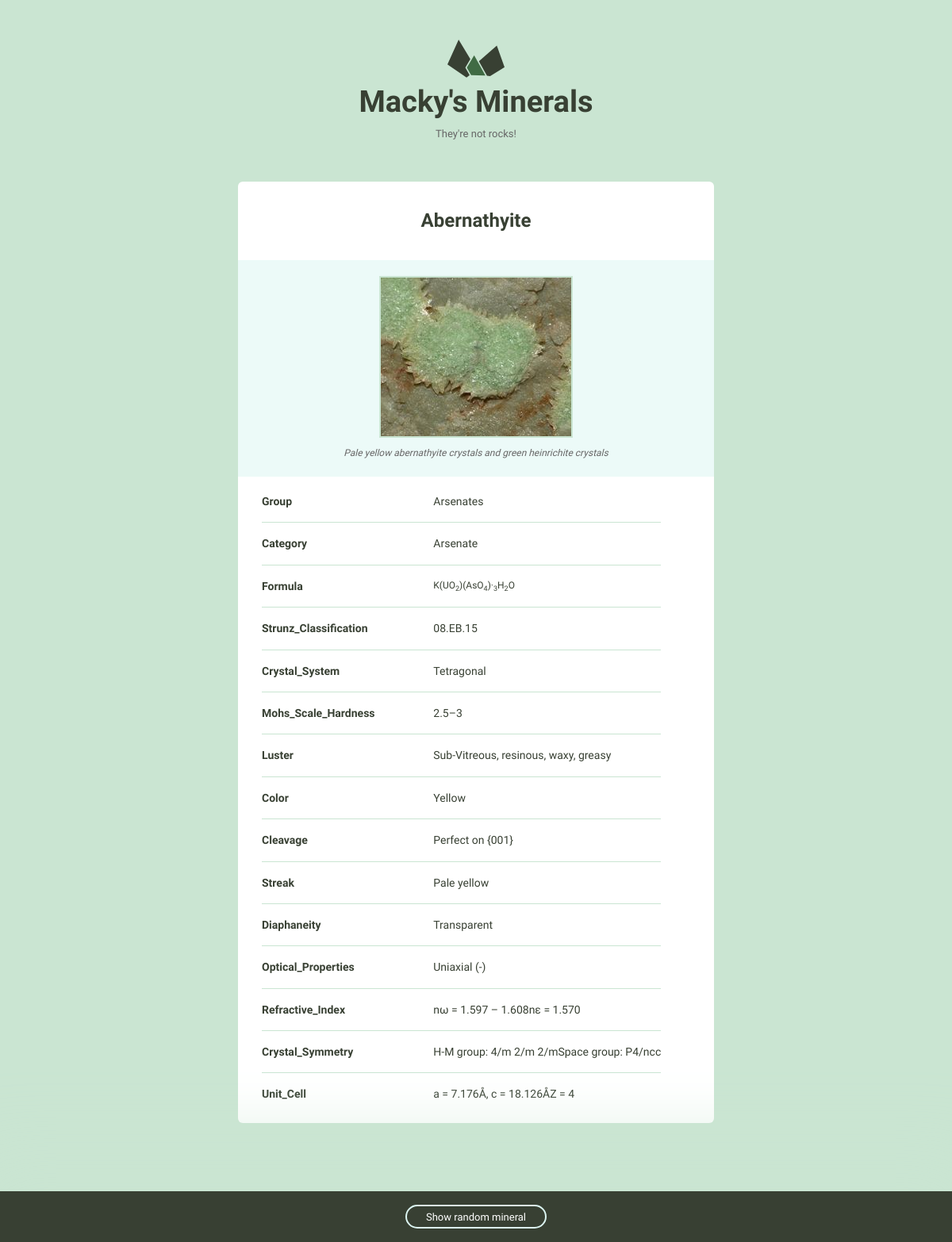
Page /minerals/2/ on the committed database.
### minerals/models.py (models this page shows, shortened)
class Mineral(models.Model):
    name = models.CharField(max_length=100)
    image_filename = models.CharField(max_length=200, null=True)
    image_caption = models.CharField(max_length=200, null=True)
    group = models.CharField(max_length=100, null=True)
    category = models.CharField(max_length=200, null=True)
    formula = models.CharField(max_length=200, null=True)
    strunz_classification = models.CharField(max_length=200, null=True)
    crystal_system = models.CharField(max_length=200, null=True)
    mohs_scale_hardness = models.CharField(max_length=200, null=True)
    luster = models.CharField(max_length=200, null=True)
    color = models.CharField(max_length=200, null=True)
    specific_gravity = models.CharField(max_length=200, null=True)
    cleavage = models.CharField(max_length=200, null=True)
    streak = models.CharField(max_length=200, null=True)
    diaphaneity = models.CharField(max_length=200, null=True)
    optical_properties = models.CharField(max_length=200, null=True)
    refractive_index = models.CharField(max_length=200, null=True)
    crystal_habit = models.CharField(max_length=200, null=True)
    crystal_symmetry = models.CharField(max_length=200, null=True)
    unit_cell = models.CharField(max_length=200, null=True)
    class Meta:
        ordering = ['name', ]

### minerals/views.py (the view)
# urls.py: url(r'(?P<pk>\d+)/$', views.mineral_detail, name='detail')
def mineral_detail(request, pk):
    mineral = model_to_dict(get_object_or_404(Mineral, pk=pk))
    header = OrderedDict()
    if 'id' in mineral:
        header.update({'id': mineral.pop('id')})
    if 'name' in mineral:
        header.update({'name': mineral.pop('name')})
    if 'image_filename' in mineral:
        header.update({'image_filename': mineral.pop('image_filename')})
    if 'image_caption' in mineral:
        header.update({'image_caption': mineral.pop('image_caption')})
    body = OrderedDict()
    if 'group' in mineral:
        body.update({'group': mineral.pop('group')})
    if 'category' in mineral:
        body.update({'category': mineral.pop('category')})
    if 'formula' in mineral:
        body.update({'formula': mineral.pop('formula')})
    if 'strunz_classification' in mineral:
        body.update({
            'strunz_classification': mineral.pop('strunz_classification')})
    if 'crystal_system' in mineral:
        body.update({'crystal_system': mineral.pop('crystal_system')})
    if 'mohs_scale_hardness' in mineral:
        body.update({
            'mohs_scale_hardness': mineral.pop('mohs_scale_hardness')})
    return render(request, 'minerals/detail.html', {
        'header': header,
        'body': body,
        'mineral': mineral,
        'rand_pk': rand_mineral()
    })

### minerals/views.py (called while the page is built)
def rand_mineral():
    rand_pk = randint(1, Mineral.objects.all().count())
    return rand_pk

### minerals/templates/minerals/detail.html (shortened to what this page needs)
{% extends 'layout.html' %}
{% load static from staticfiles %}
{% block content %}
    <div class="grid-100 mineral__container">
      <h1 class="mineral__name">{{ header.name }}</h1>
      <div class="mineral__image-bg">
        <img class="mineral__image" src="{% static 'minerals/img' %}/{{ header.name }}.jpg" alt="{{ header.name|title }}">
        <p class="mineral__caption">{{ header.image_caption }}</p>
      </div>
      <div class="mineral__table-container">
        <table class="mineral__table">
            {% for field, value in body.items %}
                {% if value %}
                <tr>
                    <td class="mineral__category">{{ field|title }}</td>
                    {% if field == 'formula' %}
                        <td class="mineral__formula">{{ value|safe }}
                    {% else %}
                        <td>{{ value|safe }}</td>
                    {% endif %}
                </tr>
                {% endif %}
            {% endfor %}
            {% for field, value in mineral.items %}
                {% if value %}
                <tr>
                    <td class="mineral__category">{{ field|title }}</td>
                   <td>{{ value|safe }}</td>
                </tr>
                {% endif %}
            {% endfor %}
        </table>
      </div>
    </div>
{% endblock %}
{% block rand_mineral %}
    <div class="minerals__random">
        <a class="minerals__anchor" href="{% url 'minerals:detail' pk=rand_pk %}">Show random mineral</a>
    </div>
{% endblock %}

### assets/css/global.css (style rules this page uses)
html { font-family: sans-serif; -ms-text-size-adjust: 100%; -webkit-text-size-adjust: 100%; }
body { margin: 0; }
a { background-color: transparent; }
h1 { font-size: 2em; margin: 0.67em 0; }
sub { font-size: 75%; line-height: 0; position: relative; vertical-align: baseline; bottom: -0.25em; }
img { border: 0; }
table { border-collapse: collapse; border-spacing: 0; }
td, th { padding: 0; }
html { font-size: 62.5%; }
body { background-color: #CAE5D2; font-size: 1.5em; line-height: 1.6; font-weight: 400; font-family: "Cousine"; color: #666; }
.grid, .grid-5, .grid-10, .grid-15, .grid-20, .grid-25, .grid-30, .grid-33, .grid-35, .grid-40, .grid-45, .grid-50, .grid-55, .grid-60, .grid-65, .grid-66, .grid-70, .grid-75, .grid-80, .grid-90, .grid-95, .grid-100 { float: left; box-sizing: border-box; position: relative; }
.grid-100 { width: 100%; padding: 0 15px; }
h1, h2, h3, h4, h5, h6 { margin-top: 0; margin-bottom: 2rem; font-weight: bold; font-family: "Work Sans", sans-serif; color: #384033; }
h1 { font-size: 3.8rem; }
@media (min-width: 550px) { h1 { font-size: 3.8rem; } }
p { margin-top: 0; font-size: 1.6rem; }
a { color: #689b98; text-decoration: none; -webkit-transition: color 0.2s; -moz-transition: color 0.2s; -ms-transition: color 0.2s; -o-transition: color 0.2s; transition: color 0.2s; }
th, td { padding: 15px; text-align: left; border-bottom: 1px solid #e1e1e1; }
th:first-child, td:first-child { padding-left: 0; }
th:last-child, td:last-child { padding-right: 0; }
table, p, ul { margin-bottom: 2.5rem; }
.minerals__anchor { border: solid 2px #DCF5F2; border-radius: 100px; color: #384033; display: block; font-size: 13px; text-align: center; padding: 8px 0 7px 0; width: 100%; transition: background-color 200ms ease-in-out, font-weight 200ms ease-in-out, color 200ms ease-in-out; }
.minerals__random { background-color: #384033; box-shadow: 0 0 100px 50px #CAE5D2; color: #fff; padding: 20px 0 20px 0; position: fixed; bottom: 0; text-align: center; width: 100%; }
.minerals__random .minerals__anchor { display: inline; color: #fff; padding: 6px 24px 5px 24px; }
.mineral__container { background-color: #fff; border-radius: 6px; list-style: none; padding: 0; text-align: center; }
.mineral__name { display: block; width: 100%; margin: 0; font-size: 24px; padding: 30px 0 30px 0; }
.mineral__image { display: block; margin: 0 auto; border: solid 2px #CAE5D2; }
.mineral__image-bg { background-color: #ecfaf8; padding: 20px 0; }
.mineral__caption { font-size: 12px; font-style: italic; padding: 10px 0 0 0; margin: 0; }
.mineral__table { font-size: 14px; color: #384033; }
.mineral__table td { border-color: #CAE5D2; }
.mineral__table tr:last-of-type td { border-bottom: none; padding-bottom: 0; }
.mineral__table-container { padding: 5px 30px 0; }
.mineral__category { font-weight: bold; width: 40%; }
.mineral__formula { font-size: 12px; }

### rows in the picture
Mineral: name "Abernathyite", name (picture), image_caption "Pale yellow abernathyite crystals and green heinrichite crystals", body "Arsenates" "Arsenate" "08.EB.15" "Tetragonal" "2.5–3", body "K(UO 2 )(AsO 4 )· 3 H 2 O", mineral "Sub-Vitreous, resinous, waxy, greasy" "Yellow" "Perfect on {001}" "Pale yellow" "Transparent" "Uniaxial (-)" "nω = 1.597 – 1.608nε = 1.570" "H-M group: 4/m 2/m 2/mSpace group: P4/ncc" "a = 7.176Å, c = 18.126ÅZ = 4"

### other values in the picture
{{ field|title }} "Group" "Category" "Formula" "Strunz_Classification" "Crystal_System" "Mohs_Scale_Hardness"
{{ field|title }} "Luster" "Color" "Cleavage" "Streak" "Diaphaneity" "Optical_Properties" "Refractive_Index" "Crystal_Symmetry" "Unit_Cell"
